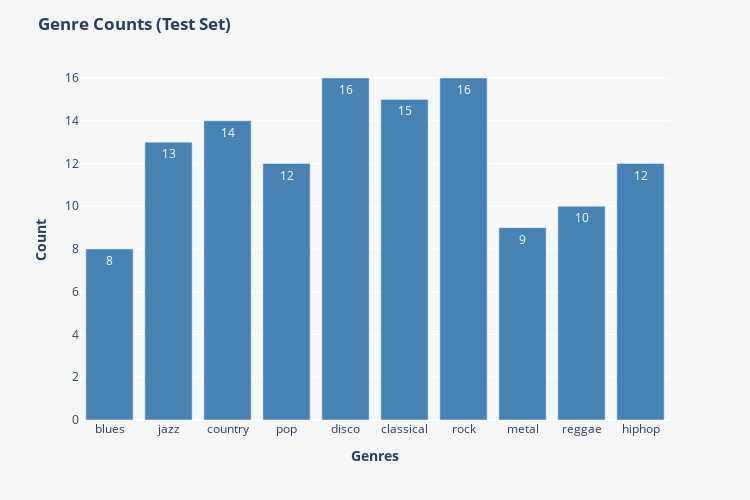

Notebook code for this chart:
### Code cell
paper_color = '#f5f7f6'
bg_color = '#f5f7f6'
colormap = 'cividis'

# Inizializzazione del dizionario dei conteggi
labels = {}

# Funzione per contare le istanze di ogni genere
def count_genres(dataset):
    labels.clear()  # Puliamo i conteggi per assicurarci di considerare solo il test set
    for sample in dataset:
        genre_label = id2label_function(sample['genre'])  # Convertiamo l'ID del genere in etichetta testuale
        labels[genre_label] = labels.get(genre_label, 0) + 1

# Conta solo i generi nel test set
count_genres(df['test'])

# Ottenere i generi e i conteggi
genres = list(labels.keys())
counts = list(labels.values())

# Creazione del bar plot
fig = px.bar(x=genres, y=counts, text=counts)

# Personalizzazione del grafico
fig.update_traces(marker=dict(color="#4682B4"))
fig.update_layout(
    title='<b>Genre Counts (Test Set)</b>', 
    showlegend=False, 
    height=500, 
    width=750,
    plot_bgcolor=bg_color,
    paper_bgcolor=paper_color
)
fig.update_yaxes(title_text='<b>Count</b>')
fig.update_xaxes(title_text='<b>Genres</b>')

# Mostra il grafico
fig.show()

### Figure 1 — Plotly figure (JSON) as saved in the notebook; plotly's stock layout.template omitted (floating-point values rounded to 4 significant figures)
{"data": [{"alignmentgroup": "True", "hovertemplate": "x=%{x}<br>y=%{y}<br>text=%{text}<extra></extra>", "legendgroup": "", "marker": {"color": "#4682B4", "pattern": {"shape": ""}}, "name": "", "offsetgroup": "", "orientation": "v", "showlegend": false, "text": [8, 13, 14, 12, 16, 15, 16, 9, 10, 12], "textposition": "auto", "type": "bar", "x": ["blues", "jazz", "country", "pop", "disco", "classical", "rock", "metal", "reggae", "hiphop"], "xaxis": "x", "y": [8, 13, 14, 12, 16, 15, 16, 9, 10, 12], "yaxis": "y"}], "layout": {"barmode": "relative", "height": 500, "legend": {"tracegroupgap": 0}, "margin": {"t": 60}, "paper_bgcolor": "#f5f7f6", "plot_bgcolor": "#f5f7f6", "showlegend": false, "title": {"text": "<b>Genre Counts (Test Set)</b>"}, "width": 750, "xaxis": {"anchor": "y", "domain": [0, 1], "title": {"text": "<b>Genres</b>"}}, "yaxis": {"anchor": "x", "domain": [0, 1], "title": {"text": "<b>Count</b>"}}}}
